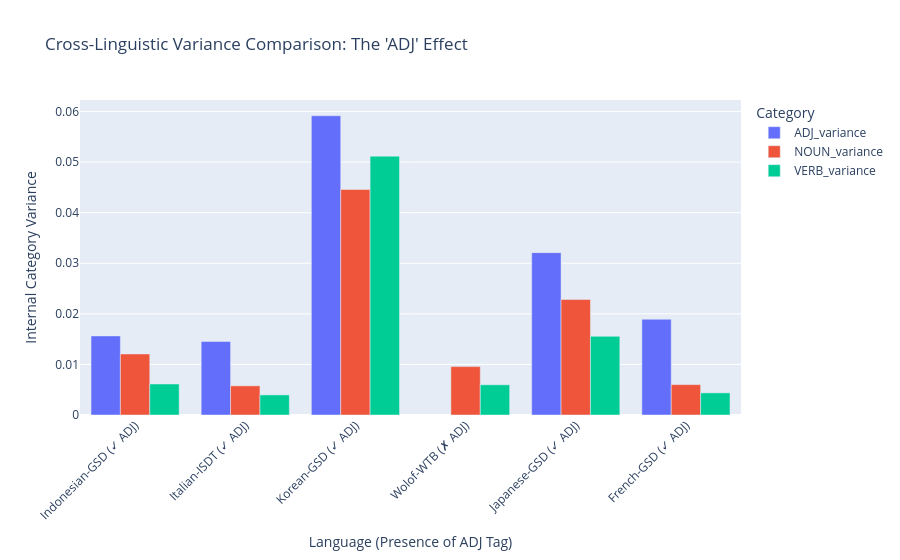

Source (notebook cell):
### Code cell
import plotly.express as px
import pandas as pd

def plot_variance_comparison(master_df):
    """
    master_df: The matrix containing 'ADJ', 'VERB_variance', 'NOUN_variance', etc.
    """
    # 1. Prepare the label: Language name + Tick/Cross for ADJ
    # Check if 'ADJ' exists and is 1
    labels = []
    for lang, row in master_df.iterrows():
        status = "✓" if row.get('ADJ') == 1 else "✗"
        labels.append(f"{lang} ({status} ADJ)")
    
    # 2. Extract only the variance columns
    var_cols = [c for c in master_df.columns if '_variance' in c]
    plot_df = master_df[var_cols].copy()
    plot_df.index = labels
    
    # 3. Reshape for Plotly (Long format)
    plot_df = plot_df.reset_index().melt(id_vars='index', var_name='Category', value_name='Variance')
    
    # 4. Create the Bar Chart
    fig = px.bar(
        plot_df, 
        x='index', 
        y='Variance', 
        color='Category',
        barmode='group',
        title="Cross-Linguistic Variance Comparison: The 'ADJ' Effect",
        labels={'index': 'Language (Presence of ADJ Tag)', 'Variance': 'Internal Category Variance'}
    )
    
    fig.update_layout(xaxis_tickangle=-45)
    fig.show()

plot_variance_comparison(pos_df)

### Figure 1 — Plotly figure (JSON) as saved in the notebook; plotly's stock layout.template omitted (floating-point values rounded to 4 significant figures)
{"data": [{"alignmentgroup": "True", "hovertemplate": "Category=ADJ_variance<br>Language (Presence of ADJ Tag)=%{x}<br>Internal Category Variance=%{y}<extra></extra>", "legendgroup": "ADJ_variance", "marker": {"color": "#636efa", "pattern": {"shape": ""}}, "name": "ADJ_variance", "offsetgroup": "ADJ_variance", "orientation": "v", "showlegend": true, "textposition": "auto", "type": "bar", "x": ["Indonesian-GSD (✓ ADJ)", "Italian-ISDT (✓ ADJ)", "Korean-GSD (✓ ADJ)", "Wolof-WTB (✗ ADJ)", "Japanese-GSD (✓ ADJ)", "French-GSD (✓ ADJ)"], "xaxis": "x", "y": [0.01564, 0.01452, 0.05917, null, 0.03211, 0.01893], "yaxis": "y"}, {"alignmentgroup": "True", "hovertemplate": "Category=NOUN_variance<br>Language (Presence of ADJ Tag)=%{x}<br>Internal Category Variance=%{y}<extra></extra>", "legendgroup": "NOUN_variance", "marker": {"color": "#EF553B", "pattern": {"shape": ""}}, "name": "NOUN_variance", "offsetgroup": "NOUN_variance", "orientation": "v", "showlegend": true, "textposition": "auto", "type": "bar", "x": ["Indonesian-GSD (✓ ADJ)", "Italian-ISDT (✓ ADJ)", "Korean-GSD (✓ ADJ)", "Wolof-WTB (✗ ADJ)", "Japanese-GSD (✓ ADJ)", "French-GSD (✓ ADJ)"], "xaxis": "x", "y": [0.01207, 0.005765, 0.04459, 0.009565, 0.02284, 0.006004], "yaxis": "y"}, {"alignmentgroup": "True", "hovertemplate": "Category=VERB_variance<br>Language (Presence of ADJ Tag)=%{x}<br>Internal Category Variance=%{y}<extra></extra>", "legendgroup": "VERB_variance", "marker": {"color": "#00cc96", "pattern": {"shape": ""}}, "name": "VERB_variance", "offsetgroup": "VERB_variance", "orientation": "v", "showlegend": true, "textposition": "auto", "type": "bar", "x": ["Indonesian-GSD (✓ ADJ)", "Italian-ISDT (✓ ADJ)", "Korean-GSD (✓ ADJ)", "Wolof-WTB (✗ ADJ)", "Japanese-GSD (✓ ADJ)", "French-GSD (✓ ADJ)"], "xaxis": "x", "y": [0.006127, 0.00397, 0.05118, 0.005971, 0.01555, 0.004375], "yaxis": "y"}], "layout": {"barmode": "group", "legend": {"title": {"text": "Category"}, "tracegroupgap": 0}, "title": {"text": "Cross-Linguistic Variance Comparison: The 'ADJ' Effect"}, "xaxis": {"anchor": "y", "domain": [0, 1], "tickangle": -45, "title": {"text": "Language (Presence of ADJ Tag)"}}, "yaxis": {"anchor": "x", "domain": [0, 1], "title": {"text": "Internal Category Variance"}}}}
